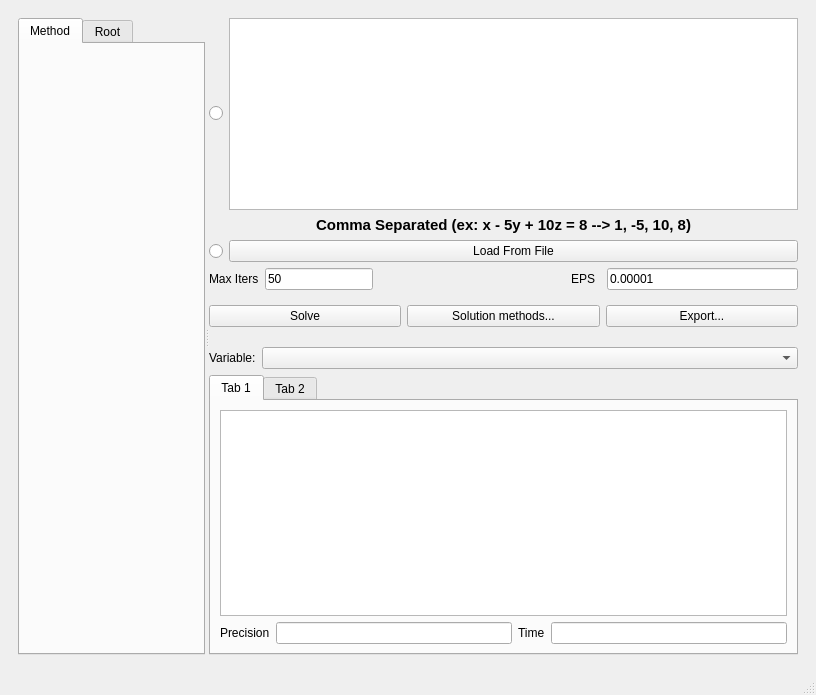
<?xml version="1.0" encoding="UTF-8"?>
<ui version="4.0">
 <class>MainWindow</class>
 <widget class="QMainWindow" name="MainWindow">
  <property name="geometry">
   <rect>
    <x>0</x>
    <y>0</y>
    <width>816</width>
    <height>695</height>
   </rect>
  </property>
  <property name="windowTitle">
   <string>MainWindow</string>
  </property>
  <widget class="QWidget" name="centralwidget">
   <layout class="QHBoxLayout" name="horizontalLayout">
    <item>
     <widget class="QWidget" name="mainWidget" native="true">
      <property name="minimumSize">
       <size>
        <width>100</width>
        <height>0</height>
       </size>
      </property>
      <layout class="QHBoxLayout" name="horizontalLayout_8">
       <item>
        <widget class="QSplitter" name="splitter">
         <property name="minimumSize">
          <size>
           <width>0</width>
           <height>0</height>
          </size>
         </property>
         <property name="orientation">
          <enum>Qt::Horizontal</enum>
         </property>
         <widget class="QTabWidget" name="graphTabWidget">
          <property name="currentIndex">
           <number>0</number>
          </property>
          <widget class="QWidget" name="graph1Tab">
           <attribute name="title">
            <string>Method</string>
           </attribute>
           <layout class="QVBoxLayout" name="verticalLayout_2">
            <item>
             <widget class="QWidget" name="mplwindow1" native="true">
              <property name="sizePolicy">
               <sizepolicy hsizetype="Expanding" vsizetype="Preferred">
                <horstretch>0</horstretch>
                <verstretch>0</verstretch>
               </sizepolicy>
              </property>
              <property name="layoutDirection">
               <enum>Qt::LeftToRight</enum>
              </property>
              <property name="autoFillBackground">
               <bool>false</bool>
              </property>
              <layout class="QVBoxLayout" name="mplvl1"/>
             </widget>
            </item>
           </layout>
          </widget>
          <widget class="QWidget" name="graph3Tab">
           <attribute name="title">
            <string>Root</string>
           </attribute>
           <layout class="QVBoxLayout" name="verticalLayout_2">
            <item>
             <widget class="QWidget" name="mplwindow3" native="true">
              <property name="sizePolicy">
               <sizepolicy hsizetype="Expanding" vsizetype="Preferred">
                <horstretch>0</horstretch>
                <verstretch>0</verstretch>
               </sizepolicy>
              </property>
              <property name="layoutDirection">
               <enum>Qt::LeftToRight</enum>
              </property>
              <property name="autoFillBackground">
               <bool>false</bool>
              </property>
              <layout class="QVBoxLayout" name="mplvl3"/>
             </widget>
            </item>
           </layout>
          </widget>
         </widget>
         <widget class="QWidget" name="widget" native="true">
          <property name="sizePolicy">
           <sizepolicy hsizetype="Expanding" vsizetype="Expanding">
            <horstretch>0</horstretch>
            <verstretch>0</verstretch>
           </sizepolicy>
          </property>
          <property name="minimumSize">
           <size>
            <width>280</width>
            <height>0</height>
           </size>
          </property>
          <layout class="QVBoxLayout" name="verticalLayout_6">
           <property name="margin">
            <number>0</number>
           </property>
           <item>
            <widget class="QWidget" name="widget_5" native="true">
             <property name="sizePolicy">
              <sizepolicy hsizetype="Expanding" vsizetype="Minimum">
               <horstretch>0</horstretch>
               <verstretch>0</verstretch>
              </sizepolicy>
             </property>
             <property name="minimumSize">
              <size>
               <width>0</width>
               <height>0</height>
              </size>
             </property>
             <layout class="QHBoxLayout" name="horizontalLayout_4">
              <property name="margin">
               <number>0</number>
              </property>
              <item>
               <widget class="QRadioButton" name="textAreaRadio">
                <property name="text">
                 <string/>
                </property>
               </widget>
              </item>
              <item>
               <widget class="QTextEdit" name="matrixInputArea">
                <property name="enabled">
                 <bool>true</bool>
                </property>
                <property name="sizePolicy">
                 <sizepolicy hsizetype="Expanding" vsizetype="Fixed">
                  <horstretch>0</horstretch>
                  <verstretch>0</verstretch>
                 </sizepolicy>
                </property>
                <property name="minimumSize">
                 <size>
                  <width>0</width>
                  <height>0</height>
                 </size>
                </property>
                <property name="maximumSize">
                 <size>
                  <width>16777215</width>
                  <height>200</height>
                 </size>
                </property>
                <property name="acceptDrops">
                 <bool>false</bool>
                </property>
                <property name="autoFillBackground">
                 <bool>false</bool>
                </property>
                <property name="lineWrapMode">
                 <enum>QTextEdit::NoWrap</enum>
                </property>
               </widget>
              </item>
             </layout>
            </widget>
           </item>
           <item>
            <widget class="QLabel" name="label_4">
             <property name="font">
              <font>
               <pointsize>11</pointsize>
               <weight>75</weight>
               <italic>false</italic>
               <bold>true</bold>
               <underline>false</underline>
               <kerning>false</kerning>
              </font>
             </property>
             <property name="text">
              <string>Comma Separated (ex: x - 5y + 10z = 8 --&gt; 1, -5, 10, 8)</string>
             </property>
             <property name="alignment">
              <set>Qt::AlignCenter</set>
             </property>
            </widget>
           </item>
           <item>
            <widget class="QWidget" name="widget_6" native="true">
             <property name="sizePolicy">
              <sizepolicy hsizetype="Expanding" vsizetype="Preferred">
               <horstretch>0</horstretch>
               <verstretch>0</verstretch>
              </sizepolicy>
             </property>
             <layout class="QHBoxLayout" name="horizontalLayout_5">
              <property name="margin">
               <number>0</number>
              </property>
              <item>
               <widget class="QRadioButton" name="fileRadio">
                <property name="sizePolicy">
                 <sizepolicy hsizetype="Minimum" vsizetype="Minimum">
                  <horstretch>0</horstretch>
                  <verstretch>0</verstretch>
                 </sizepolicy>
                </property>
                <property name="maximumSize">
                 <size>
                  <width>20</width>
                  <height>16777215</height>
                 </size>
                </property>
                <property name="text">
                 <string/>
                </property>
               </widget>
              </item>
              <item>
               <widget class="QPushButton" name="loadFileButton">
                <property name="sizePolicy">
                 <sizepolicy hsizetype="Expanding" vsizetype="Fixed">
                  <horstretch>0</horstretch>
                  <verstretch>0</verstretch>
                 </sizepolicy>
                </property>
                <property name="minimumSize">
                 <size>
                  <width>0</width>
                  <height>0</height>
                 </size>
                </property>
                <property name="maximumSize">
                 <size>
                  <width>16777215</width>
                  <height>16777215</height>
                 </size>
                </property>
                <property name="text">
                 <string>Load From File</string>
                </property>
               </widget>
              </item>
             </layout>
            </widget>
           </item>
           <item>
            <widget class="QWidget" name="widget_7" native="true">
             <layout class="QHBoxLayout" name="horizontalLayout_6">
              <property name="margin">
               <number>0</number>
              </property>
              <item>
               <widget class="QLabel" name="maxItersLabel">
                <property name="maximumSize">
                 <size>
                  <width>55</width>
                  <height>16777215</height>
                 </size>
                </property>
                <property name="text">
                 <string>Max Iters</string>
                </property>
               </widget>
              </item>
              <item>
               <widget class="QLineEdit" name="maxItersField">
                <property name="sizePolicy">
                 <sizepolicy hsizetype="Fixed" vsizetype="Fixed">
                  <horstretch>0</horstretch>
                  <verstretch>0</verstretch>
                 </sizepolicy>
                </property>
                <property name="minimumSize">
                 <size>
                  <width>40</width>
                  <height>0</height>
                 </size>
                </property>
                <property name="maximumSize">
                 <size>
                  <width>16777215</width>
                  <height>16777215</height>
                 </size>
                </property>
                <property name="text">
                 <string>50</string>
                </property>
               </widget>
              </item>
              <item>
               <spacer name="horizontalSpacer">
                <property name="orientation">
                 <enum>Qt::Horizontal</enum>
                </property>
                <property name="sizeHint" stdset="0">
                 <size>
                  <width>40</width>
                  <height>20</height>
                 </size>
                </property>
               </spacer>
              </item>
              <item>
               <widget class="QLabel" name="epsLabel">
                <property name="sizePolicy">
                 <sizepolicy hsizetype="Fixed" vsizetype="Preferred">
                  <horstretch>0</horstretch>
                  <verstretch>0</verstretch>
                 </sizepolicy>
                </property>
                <property name="minimumSize">
                 <size>
                  <width>30</width>
                  <height>0</height>
                 </size>
                </property>
                <property name="layoutDirection">
                 <enum>Qt::RightToLeft</enum>
                </property>
                <property name="text">
                 <string>EPS</string>
                </property>
               </widget>
              </item>
              <item>
               <widget class="QLineEdit" name="epsField">
                <property name="maximumSize">
                 <size>
                  <width>200</width>
                  <height>16777215</height>
                 </size>
                </property>
                <property name="text">
                 <string>0.00001</string>
                </property>
               </widget>
              </item>
             </layout>
            </widget>
           </item>
           <item>
            <widget class="QWidget" name="widget_8" native="true">
             <layout class="QHBoxLayout" name="horizontalLayout_7">
              <property name="leftMargin">
               <number>0</number>
              </property>
              <property name="rightMargin">
               <number>0</number>
              </property>
              <item>
               <widget class="QPushButton" name="solveButton">
                <property name="minimumSize">
                 <size>
                  <width>0</width>
                  <height>0</height>
                 </size>
                </property>
                <property name="text">
                 <string>Solve</string>
                </property>
               </widget>
              </item>
              <item>
               <widget class="QPushButton" name="methodsButton">
                <property name="minimumSize">
                 <size>
                  <width>0</width>
                  <height>0</height>
                 </size>
                </property>
                <property name="text">
                 <string>Solution methods...</string>
                </property>
               </widget>
              </item>
              <item>
               <widget class="QPushButton" name="exportButton">
                <property name="text">
                 <string>Export...</string>
                </property>
               </widget>
              </item>
             </layout>
            </widget>
           </item>
           <item>
            <widget class="QWidget" name="widget_2" native="true">
             <layout class="QHBoxLayout" name="horizontalLayout_2">
              <property name="leftMargin">
               <number>0</number>
              </property>
              <property name="topMargin">
               <number>5</number>
              </property>
              <property name="rightMargin">
               <number>0</number>
              </property>
              <property name="bottomMargin">
               <number>0</number>
              </property>
              <item>
               <widget class="QLabel" name="label_3">
                <property name="sizePolicy">
                 <sizepolicy hsizetype="Minimum" vsizetype="Preferred">
                  <horstretch>0</horstretch>
                  <verstretch>0</verstretch>
                 </sizepolicy>
                </property>
                <property name="text">
                 <string>Variable:</string>
                </property>
               </widget>
              </item>
              <item>
               <widget class="QComboBox" name="variablesComboBox">
                <property name="sizePolicy">
                 <sizepolicy hsizetype="Expanding" vsizetype="Fixed">
                  <horstretch>0</horstretch>
                  <verstretch>0</verstretch>
                 </sizepolicy>
                </property>
               </widget>
              </item>
             </layout>
            </widget>
           </item>
           <item>
            <widget class="QTabWidget" name="resultsTabWidget">
             <property name="minimumSize">
              <size>
               <width>0</width>
               <height>0</height>
              </size>
             </property>
             <property name="currentIndex">
              <number>0</number>
             </property>
             <widget class="QWidget" name="table1Tab">
              <attribute name="title">
               <string>Tab 1</string>
              </attribute>
              <layout class="QVBoxLayout" name="verticalLayout">
               <item>
                <widget class="QTableWidget" name="resultsTable"/>
               </item>
               <item>
                <widget class="QWidget" name="widget_4" native="true">
                 <layout class="QHBoxLayout" name="horizontalLayout_3">
                  <property name="margin">
                   <number>0</number>
                  </property>
                  <item>
                   <widget class="QLabel" name="label_2">
                    <property name="text">
                     <string>Precision</string>
                    </property>
                   </widget>
                  </item>
                  <item>
                   <widget class="QLineEdit" name="precisionField"/>
                  </item>
                  <item>
                   <widget class="QLabel" name="label">
                    <property name="text">
                     <string>Time</string>
                    </property>
                   </widget>
                  </item>
                  <item>
                   <widget class="QLineEdit" name="timeField"/>
                  </item>
                 </layout>
                </widget>
               </item>
              </layout>
             </widget>
             <widget class="QWidget" name="table2Tab">
              <attribute name="title">
               <string>Tab 2</string>
              </attribute>
             </widget>
            </widget>
           </item>
          </layout>
         </widget>
        </widget>
       </item>
      </layout>
     </widget>
    </item>
   </layout>
  </widget>
  <widget class="QMenuBar" name="menubar">
   <property name="geometry">
    <rect>
     <x>0</x>
     <y>0</y>
     <width>816</width>
     <height>22</height>
    </rect>
   </property>
  </widget>
  <widget class="QStatusBar" name="statusbar"/>
 </widget>
 <resources/>
 <connections/>
</ui>
